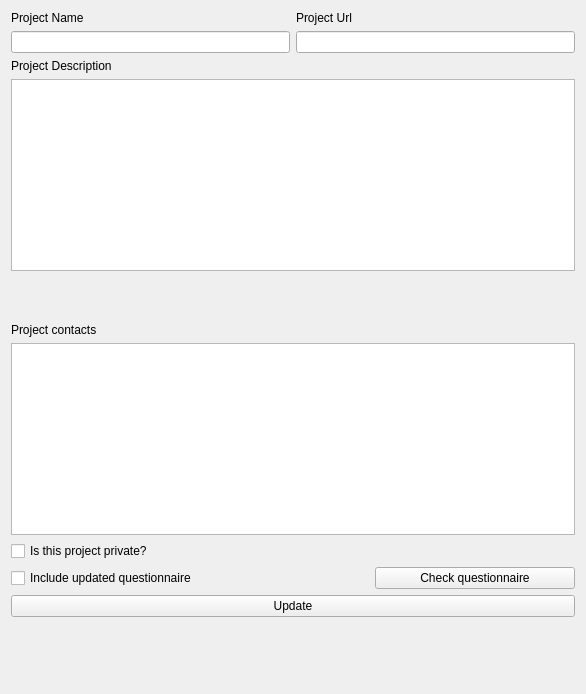
<?xml version="1.0" encoding="UTF-8"?>
<ui version="4.0">
 <class>projectCreation01</class>
 <widget class="QWidget" name="projectCreation01">
  <property name="geometry">
   <rect>
    <x>0</x>
    <y>0</y>
    <width>586</width>
    <height>694</height>
   </rect>
  </property>
  <property name="sizePolicy">
   <sizepolicy hsizetype="MinimumExpanding" vsizetype="MinimumExpanding">
    <horstretch>0</horstretch>
    <verstretch>0</verstretch>
   </sizepolicy>
  </property>
  <property name="styleSheet">
   <string notr="true"/>
  </property>
  <layout class="QVBoxLayout" name="verticalLayout">
   <item>
    <layout class="QHBoxLayout" name="horizontalLayout_2">
     <item>
      <layout class="QVBoxLayout" name="verticalLayout_5">
       <item>
        <widget class="QLabel" name="project_name_label">
         <property name="text">
          <string>Project Name</string>
         </property>
        </widget>
       </item>
       <item>
        <widget class="QLineEdit" name="project_name_text"/>
       </item>
      </layout>
     </item>
     <item>
      <layout class="QVBoxLayout" name="verticalLayout_4">
       <item>
        <widget class="QLabel" name="project_url_label">
         <property name="text">
          <string>Project Url</string>
         </property>
        </widget>
       </item>
       <item>
        <widget class="QLineEdit" name="project_url_text"/>
       </item>
      </layout>
     </item>
    </layout>
   </item>
   <item>
    <layout class="QVBoxLayout" name="verticalLayout_6">
     <item>
      <widget class="QLabel" name="project_desc_label">
       <property name="text">
        <string>Project Description</string>
       </property>
      </widget>
     </item>
     <item>
      <widget class="QTextEdit" name="project_desc_text"/>
     </item>
    </layout>
   </item>
   <item>
    <spacer name="verticalSpacer_2">
     <property name="orientation">
      <enum>Qt::Vertical</enum>
     </property>
     <property name="sizeHint" stdset="0">
      <size>
       <width>20</width>
       <height>30</height>
      </size>
     </property>
    </spacer>
   </item>
   <item>
    <widget class="QLabel" name="project_contact_label">
     <property name="text">
      <string>Project contacts</string>
     </property>
    </widget>
   </item>
   <item>
    <widget class="QListWidget" name="project_contact_list"/>
   </item>
   <item>
    <widget class="QCheckBox" name="access_checkbox">
     <property name="text">
      <string>Is this project private?</string>
     </property>
    </widget>
   </item>
   <item>
    <layout class="QHBoxLayout" name="horizontalLayout_7">
     <item>
      <widget class="QCheckBox" name="questionnaire_radio_button">
       <property name="text">
        <string>Include updated questionnaire</string>
       </property>
      </widget>
     </item>
     <item>
      <widget class="QPushButton" name="questionnaire_button">
       <property name="minimumSize">
        <size>
         <width>200</width>
         <height>0</height>
        </size>
       </property>
       <property name="maximumSize">
        <size>
         <width>200</width>
         <height>16777215</height>
        </size>
       </property>
       <property name="text">
        <string>Check questionnaire</string>
       </property>
      </widget>
     </item>
    </layout>
   </item>
   <item>
    <widget class="QPushButton" name="update_button">
     <property name="text">
      <string>Update</string>
     </property>
    </widget>
   </item>
   <item>
    <widget class="QLabel" name="update_status_label">
     <property name="text">
      <string/>
     </property>
    </widget>
   </item>
   <item>
    <spacer name="verticalSpacer">
     <property name="orientation">
      <enum>Qt::Vertical</enum>
     </property>
     <property name="sizeHint" stdset="0">
      <size>
       <width>20</width>
       <height>30</height>
      </size>
     </property>
    </spacer>
   </item>
  </layout>
 </widget>
 <resources/>
 <connections/>
</ui>
